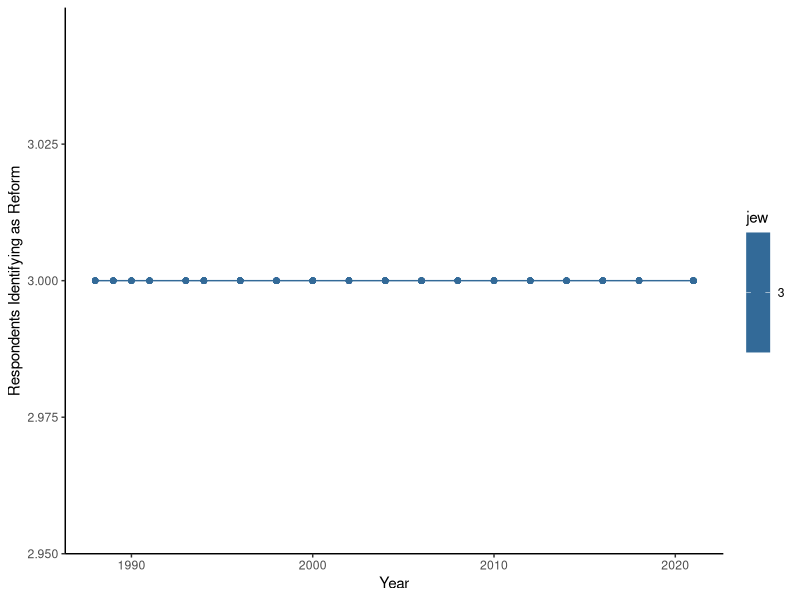
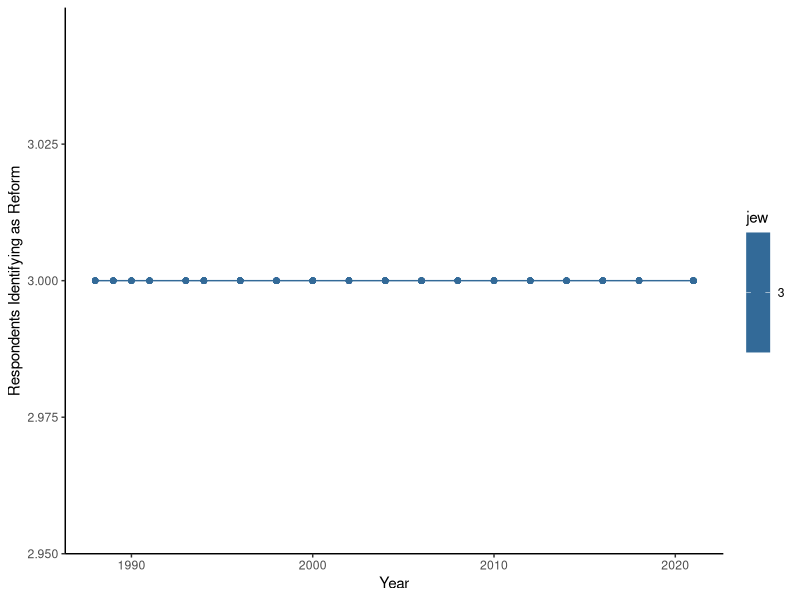
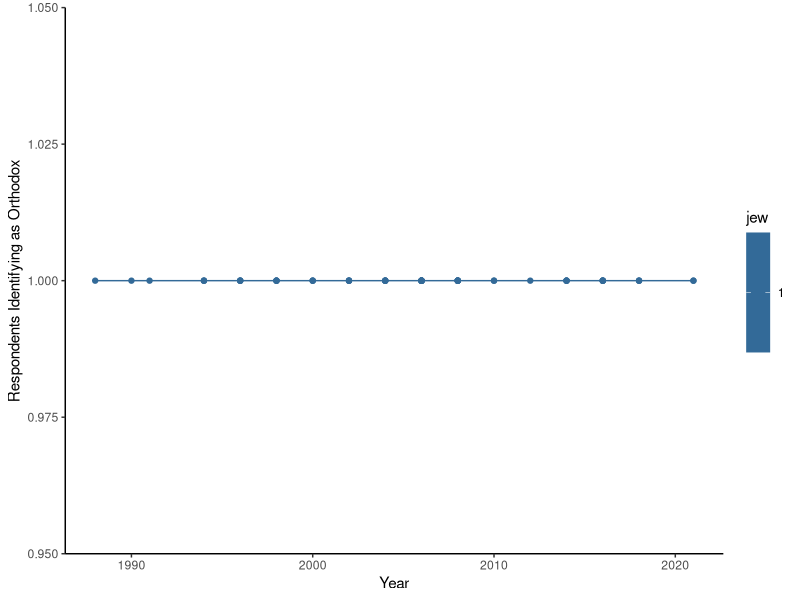
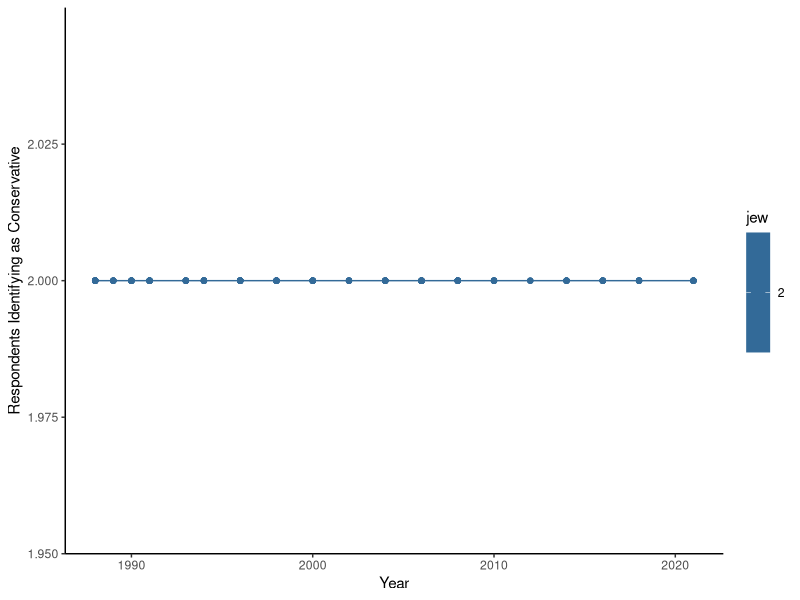

Write R code to recreate these figures, in order.
## ---- chunk 1
1 + 1
#| echo: false
#| message: false
#| label: fig- 
#| tbl-cap: "Amount of Jewish respondents between being raised in Reform Judaism"

#load library 
library(tidyverse)
library(dplyr)

#Load dataset
clean_respondent_data <- 
  read_csv(here::here("outputs/cleaned_respondent_data.csv"))

#Graph data
clean_respondent_data %>% 
  filter(jew == 3) %>%
  ggplot(aes(x = year, y = jew, 
             color = jew)) +
  geom_line() +
  geom_point()+
  theme_classic() +
  labs(x = "Year", y = "Respondents Identifying as Reform"
  )

## ---- chunk 2
1 + 1
#| echo: false
#| message: false
#| label: fig-reform-dem
#| tbl-cap: "Amount of Jewish respondents identifying with Reform Judaism"

#load library 
library(tidyverse)
library(dplyr)

#Load dataset
clean_respondent_data <- 
  read_csv(here::here("outputs/cleaned_respondent_data.csv"))

#Graph data
clean_respondent_data %>% 
  filter(jew == 3) %>%
  ggplot(aes(x = year, y = jew, 
             color = jew)) +
  geom_line() +
  geom_point()+
  theme_classic() +
  labs(x = "Year", y = "Respondents Identifying as Reform"
  )
## ---- chunk 3
#| echo: false
#| message: false
#| label: fig-orthodox-dem
#| fig-cap: "Amount of Jewish respondents identifying with Orthodox Judaism"

#load library 
library(tidyverse)
library(dplyr)

#Load dataset
clean_respondent_data <- 
  read_csv(here::here("outputs/cleaned_respondent_data.csv"))

#Graph data
clean_respondent_data %>% 
  filter(jew == 1) %>%
  ggplot(aes(x = year, y = jew, 
             color = jew)) +
  geom_line() +
  geom_point()+
  theme_classic() +
  labs(x = "Year", y = "Respondents Identifying as Orthodox"
  )

## ---- chunk 4
#| echo: false
#| message: false
#| label: fig-conservative-dem
#| fig-cap: "Amount of Jewish respondents identifying with Conservative Judaism"

#load library 
library(tidyverse)
library(dplyr)

#Load dataset
clean_respondent_data <- 
  read_csv(here::here("outputs/cleaned_respondent_data.csv"))

#Graph data
clean_respondent_data %>% 
  filter(jew == 2) %>%
  ggplot(aes(x = year, y = jew, 
             color = jew)) +
  geom_line() +
  geom_point()+
  theme_classic() +
  labs(x = "Year", y = "Respondents Identifying as Conservative"
  )

